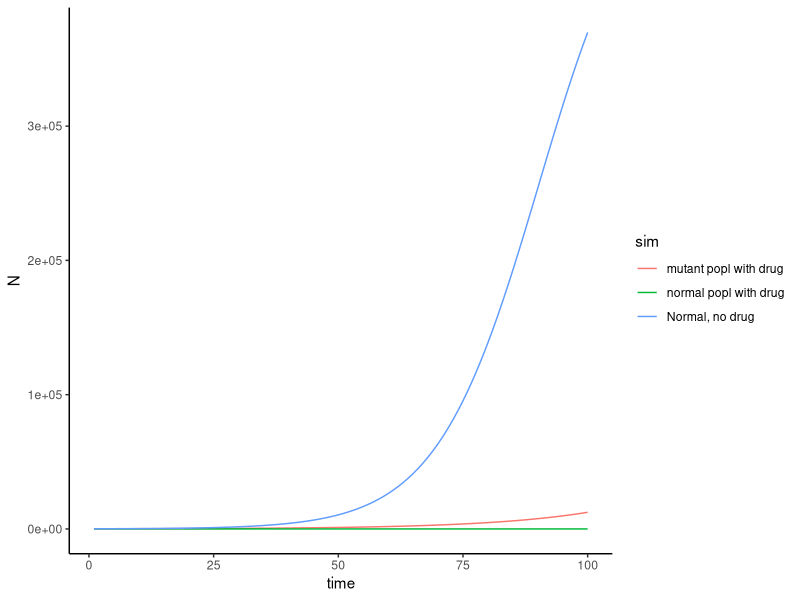

The R script that drew this image:
currentN = 100
currentM = 100
r=0.1
K=1000000
timesteps=100

mod = data.frame(time=1:timesteps, noneNorm=rep(0,timesteps), noneMut=rep(0,timesteps), drugMut=rep(0,timesteps), drugNorm=rep(0,timesteps))

mod[1,2] = currentN
mod[1,3] = currentM
mod[1,4] = currentM
mod[1,5] = currentN

for(t in 2:timesteps){
  mod[t,2] <- mod[t-1, 2]+r*mod[t-1, 2]*(1-((mod[t-1, 2]+mod[t-1,3])/K))
  mod[t,3] <- mod[t-1, 3]+r*mod[t-1, 3]*(1-((mod[t-1, 2]+mod[t-1,3])/K))  
}

r1=0.05
r2= -0.1
for(t in 2:timesteps){
  mod[t,4] <- mod[t-1, 4]+r1*mod[t-1, 4]*(1-((mod[t-1, 4]+mod[t-1,5])/K))
  mod[t,5] <- mod[t-1, 5]+r2*mod[t-1, 5]*(1-((mod[t-1, 4]+mod[t-1,5])/K))  
}



mod2<-data.frame(time=c(mod$time,mod$time,mod$time),N=c(mod$noneNorm, mod$drugMut, mod$drugNorm),sim=rep(c("Normal, no drug","mutant popl with drug","normal popl with drug"),each=timesteps))

library(ggplot2)
ggplot(data=mod2,aes(x=time,y=N,color=sim)) + 
  geom_line() +
  theme_classic()